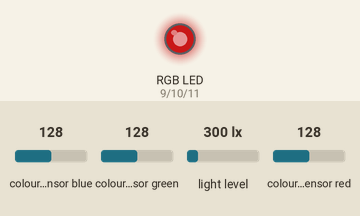
Simulated run of this sketch. Board: Arduino Uno, built with avr-gcc and run on an emulated ATmega328P. On the bench: an RGB LED mixed from three pins (HIGH = lit). The test bench sets the inputs (shaded band); at power-on: colour sensor blue 128, light level 300 lx, colour sensor green 128, colour sensor red 128. Dim RGB values are drawn brighter than linear; the local clock reads 2024-03-15 10:24:30 at power-on unless the sketch sets it; what the sketch prints to the serial monitor is not drawn.

Above: at 1.9 s.
2.0 s: colour sensor blue set to 5
At 2.9 s:
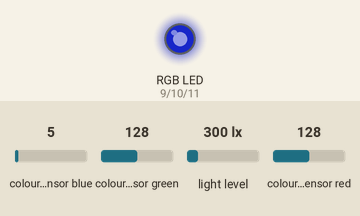
3.8 s: light level set to 40 lx
At 5.7 s:
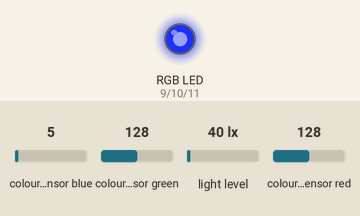
6.0 s: colour sensor green set to 5
10.3 s: colour sensor green set to 2
At 12.2 s:
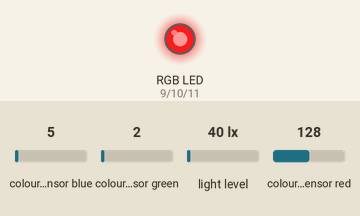
12.8 s: colour sensor blue set to 44
17.1 s: colour sensor blue set to 49
At 18.5 s:
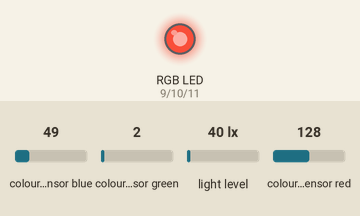
Timing chart, 0 to 20.1 s (numbered marks = the images above; inputs shaded):
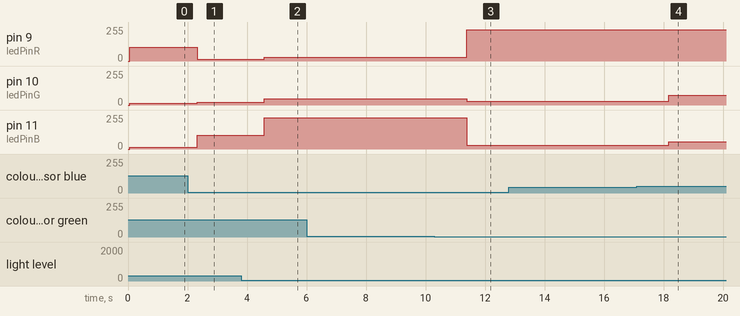

Measured:
- the behaviour switches between 4 and 3 on colour sensor green (found by bisection; images 2 and 3)
- after the input at 2.0 s, pin 9 (ledPinR): 102/255 → 12/255 after 0.32 s; pin 10 (ledPinG): 12/255 → 20/255 after 0.32 s; pin 11 (ledPinB): 12/255 → 102/255 after 0.32 s
- after the input at 3.8 s, pin 9 (ledPinR): 12/255 → 27/255 after 0.79 s; pin 10 (ledPinG): 20/255 → 46/255 after 0.79 s; pin 11 (ledPinB): 102/255 → 234/255 after 0.79 s
- after the input at 6.0 s, every drawn part: stays the same
- after the input at 10.3 s, pin 9 (ledPinR): 27/255 → 234/255 after 1.1 s; pin 10 (ledPinG): 46/255 → 27/255 after 1.1 s; pin 11 (ledPinB): 234/255 → 27/255 after 1.1 s
- after the input at 12.8 s, every drawn part: stays the same
- after the input at 17.1 s, pin 10 (ledPinG): 27/255 → 73/255 after 1.1 s; pin 11 (ledPinB): 27/255 → 55/255 after 1.1 s

The sketch:

lucas_villa_nova_codigo_pfc_2024_2.ino
```cpp
#include <Wire.h>
#include <Adafruit_TCS34725.h>
#include <BH1750.h>
#include <RTClib.h>

// Definindo os objetos para os sensores
Adafruit_TCS34725 tcs = Adafruit_TCS34725();
BH1750 lightMeter;
RTC_DS3231 rtc;

// Pinos do LED RGB
int ledPinR = 9;  // Pino do LED RGB Vermelho
int ledPinG = 10; // Pino do LED RGB Verde
int ledPinB = 11; // Pino do LED RGB Azul

void setup() {
  Serial.begin(9600);
  Wire.begin();

  // Inicializando o sensor TCS34725
  if (tcs.begin()) {
    Serial.println("Sensor TCS34725 encontrado!");
  } else {
    Serial.println("Não foi possível encontrar o sensor TCS34725");
    while (1);
  }

  // Inicializando o sensor de iluminância BH1750
  lightMeter.begin();

  // Configurando os pinos como saída
  pinMode(ledPinR, OUTPUT);
  pinMode(ledPinG, OUTPUT);
  pinMode(ledPinB, OUTPUT);

// Verifica se o RTC está conectado
  if (!rtc.begin()) {
    Serial.println("Erro: RTC não encontrado. Verifique a conexão.");
    while (1); // Interrompe a execução
  }

  // Verifica se o RTC está configurado corretamente
  if (rtc.lostPower()) {
    Serial.println("O RTC perdeu a alimentação. Configurando a data e hora...");
    // Configura o RTC para a data e hora do computador (somente na primeira vez)
    rtc.adjust(DateTime(F(__DATE__), F(__TIME__)));
  }

}

// Função para calcular a temperatura de cor baseada na hora atual
int getTargetColorTemp(int hour) {
  if (hour >= 6 && hour < 9) {
    return 6500;  // Manhã (Fria)
  } else if (hour >= 9 && hour < 12) {
    return 5000;  // Meio-dia (Fria)
  } else if (hour >= 12 && hour < 17) {
    return 4000;  // Tarde (Neutra)
  } else if (hour >= 17 && hour < 18) {
    return 3500;  // Final de tarde (Quente)
  } else if (hour >= 18 && hour < 21) {
    return 2800;  // Noite (Quente)
  } else {
    return 2700;  // Madrugada (Quente)
  }
}

// Função para ler a temperatura de cor do sensor TCS34725
int getColorTemp() {
  uint16_t r, g, b, c;
  tcs.getRawData(&r, &g, &b, &c);
  int colorTemp = tcs.calculateColorTemperature(r, g, b);
  return colorTemp;
}

// Função para ajustar a cor do LED RGB com base na temperatura de cor
void adjustLEDColor(int targetTemp, int currentTemp, float intensityFactor) {
  int diff = targetTemp - currentTemp;
  int red, green, blue;

    // Ajustes proporcionais com base no valor de diff
  if (diff <= -1000) {
    // Muito acima da ideal -> Vermelho intenso
    red = 255;
    green = 30;
    blue = 30;
  } else if (diff > -1000 && diff <= -800) {
    red = 255;
    green = 80;
    blue = 60;
  } else if (diff > -800 && diff <= -600) {
    red = 255;
    green = 120;
    blue = 90;
  } else if (diff > -600 && diff <= -400) {
    red = 255;
    green = 160;
    blue = 120;
  } else if (diff > -400 && diff <= -200) {
    red = 255;
    green = 200;
    blue = 150;
  } else if (diff > -200 && diff < 200) {
    // Próximo da ideal -> Branco equilibrado
    red = 220;
    green = 220;
    blue = 200;
  } else if (diff >= 200 && diff < 400) {
    red = 200;
    green = 220;
    blue = 255;
  } else if (diff >= 400 && diff < 600) {
    red = 160;
    green = 200;
    blue = 255;
  } else if (diff >= 600 && diff < 800) {
    red = 120;
    green = 180;
    blue = 255;
  } else if (diff >= 800 && diff < 1000) {
    red = 80;
    green = 160;
    blue = 255;
  } else if (diff >= 1000) {
    // Muito abaixo da ideal -> Azul intenso
    red = 30;
    green = 50;
    blue = 255;
  }

  // Aplicando o fator de intensidade
  red = constrain(red * intensityFactor, 0, 255);
  green = constrain(green * intensityFactor, 0, 255);
  blue = constrain(blue * intensityFactor, 0, 255);

  analogWrite(ledPinR, red);
  analogWrite(ledPinG, green);
  analogWrite(ledPinB, blue);
}

// Função revisada para calcular o fator de intensidade baseado na iluminância
float calculateIntensityFactor(float lux) {
  float maxLux = 500; // Valor máximo de referência
  return constrain((maxLux - lux) / maxLux, 0, 1); // Calcula o fator de 0 a 1
}

void loop() {

  // Obtendo a hora atual
  DateTime now = rtc.now();
  int hour = now.hour(); // Obtendo a hora atual do RTC

  // Obtendo a iluminância
  float lux = lightMeter.readLightLevel();

  // Calculando o fator de intensidade
  float intensityFactor = calculateIntensityFactor(lux);

  // Obtendo a temperatura de cor alvo
  int targetTemp = getTargetColorTemp(hour);

  // Lendo a temperatura de cor atual
  int currentTemp = getColorTemp();

  // Ajustando a cor do LED
  adjustLEDColor(targetTemp, currentTemp, intensityFactor);

  // Monitor serial para depuração
  Serial.print("Hora: ");
  Serial.print(hour);
  Serial.print("h  |  ");
  Serial.print("Temperatura de Cor Alvo: ");
  Serial.print(targetTemp);
  Serial.print("K  |  ");
  Serial.print("Temperatura de Cor Atual: ");
  Serial.print(currentTemp);
  Serial.print("K  |  ");
  Serial.print("Iluminância: ");
  Serial.print(lux);
  Serial.print(" lux  |  ");
  Serial.print("Fator de Intensidade: ");
  Serial.println(intensityFactor);

  // Aguarda um tempo antes de atualizar
  delay(1000);
}
```
